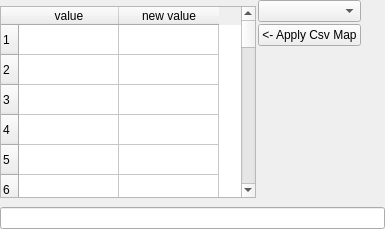
<?xml version="1.0" encoding="UTF-8"?>
<ui version="4.0">
 <class>Form</class>
 <widget class="QWidget" name="Form">
  <property name="geometry">
   <rect>
    <x>0</x>
    <y>0</y>
    <width>385</width>
    <height>229</height>
   </rect>
  </property>
  <property name="windowTitle">
   <string>Form</string>
  </property>
  <layout class="QHBoxLayout" name="horizontalLayout">
   <property name="spacing">
    <number>2</number>
   </property>
   <property name="leftMargin">
    <number>0</number>
   </property>
   <property name="topMargin">
    <number>0</number>
   </property>
   <property name="rightMargin">
    <number>0</number>
   </property>
   <property name="bottomMargin">
    <number>0</number>
   </property>
   <item>
    <layout class="QVBoxLayout" name="verticalLayout_1">
     <item>
      <layout class="QHBoxLayout" name="horizontalLayout_2">
       <item alignment="Qt::AlignLeft">
        <widget class="QTableWidget" name="twAssociation">
         <property name="sizePolicy">
          <sizepolicy hsizetype="Fixed" vsizetype="Fixed">
           <horstretch>0</horstretch>
           <verstretch>0</verstretch>
          </sizepolicy>
         </property>
         <property name="inputMethodHints">
          <set>Qt::ImhFormattedNumbersOnly</set>
         </property>
         <property name="sortingEnabled">
          <bool>true</bool>
         </property>
         <property name="rowCount">
          <number>64</number>
         </property>
         <row/>
         <row/>
         <row/>
         <row/>
         <row/>
         <row/>
         <row/>
         <row/>
         <row/>
         <row/>
         <row/>
         <row/>
         <row/>
         <row/>
         <row/>
         <row/>
         <row/>
         <row/>
         <row/>
         <row/>
         <row/>
         <row/>
         <row/>
         <row/>
         <row/>
         <row/>
         <row/>
         <row/>
         <row/>
         <row/>
         <row/>
         <row/>
         <row/>
         <row/>
         <row/>
         <row/>
         <row/>
         <row/>
         <row/>
         <row/>
         <row/>
         <row/>
         <row/>
         <row/>
         <row/>
         <row/>
         <row/>
         <row/>
         <row/>
         <row/>
         <row/>
         <row/>
         <row/>
         <row/>
         <row/>
         <row/>
         <row/>
         <row/>
         <row/>
         <row/>
         <row/>
         <row/>
         <row/>
         <row/>
         <column>
          <property name="text">
           <string>value</string>
          </property>
         </column>
         <column>
          <property name="text">
           <string>new value</string>
          </property>
         </column>
        </widget>
       </item>
       <item>
        <layout class="QVBoxLayout" name="verticalLayout">
         <item>
          <widget class="QComboBox" name="cmbBox"/>
         </item>
         <item>
          <widget class="QPushButton" name="pbApply">
           <property name="maximumSize">
            <size>
             <width>113</width>
             <height>16777215</height>
            </size>
           </property>
           <property name="text">
            <string>&lt;- Apply Csv Map</string>
           </property>
          </widget>
         </item>
         <item>
          <spacer name="verticalSpacer">
           <property name="orientation">
            <enum>Qt::Vertical</enum>
           </property>
           <property name="sizeHint" stdset="0">
            <size>
             <width>20</width>
             <height>40</height>
            </size>
           </property>
          </spacer>
         </item>
        </layout>
       </item>
       <item>
        <spacer name="horizontalSpacer">
         <property name="orientation">
          <enum>Qt::Horizontal</enum>
         </property>
         <property name="sizeHint" stdset="0">
          <size>
           <width>40</width>
           <height>20</height>
          </size>
         </property>
        </spacer>
       </item>
      </layout>
     </item>
     <item>
      <widget class="QLineEdit" name="leText">
       <property name="enabled">
        <bool>true</bool>
       </property>
       <property name="text">
        <string/>
       </property>
       <property name="readOnly">
        <bool>true</bool>
       </property>
      </widget>
     </item>
    </layout>
   </item>
  </layout>
 </widget>
 <resources/>
 <connections/>
</ui>
